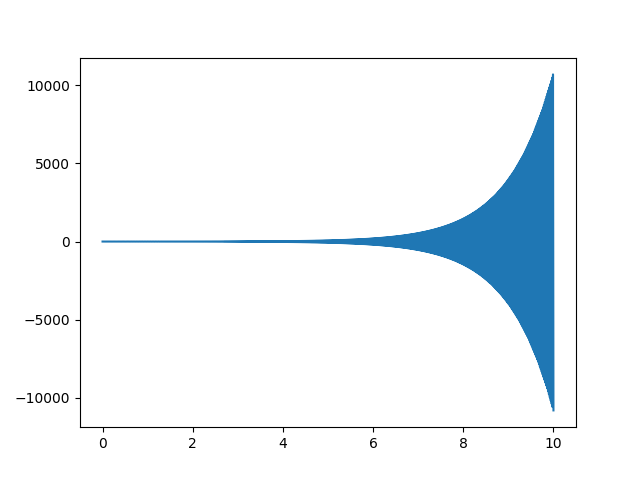

This chart was generated by the following Python code:
import numpy as np
import matplotlib.pyplot as plt

def f(x):
    return -x

x = np.zeros(1000)
t = np.linspace(0,10,1000)
h = 0.01

x[0] = 1.0
for i in range(1, 999):
    x[i+1] = x[i-1] + 2*h*f(x[i])

plt.figure()
plt.plot(t, x)
plt.savefig('ode-3.png')
